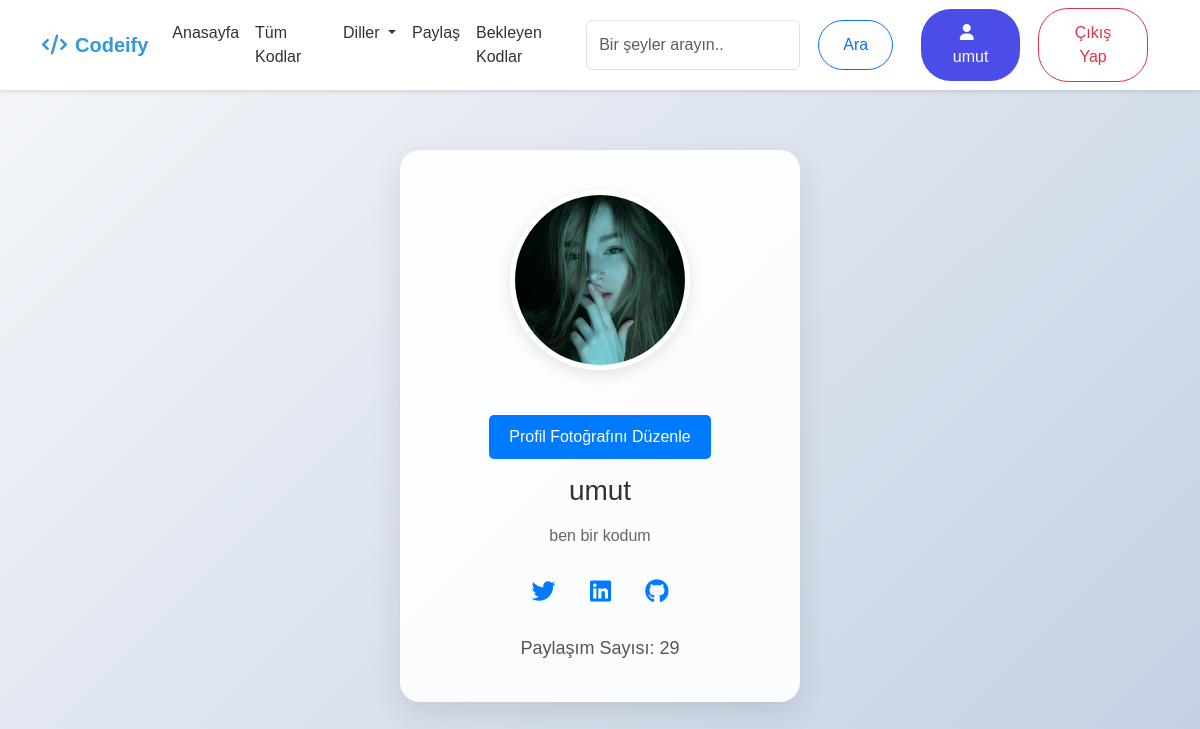
The app's page /profil/umut/ (signed in), older data.
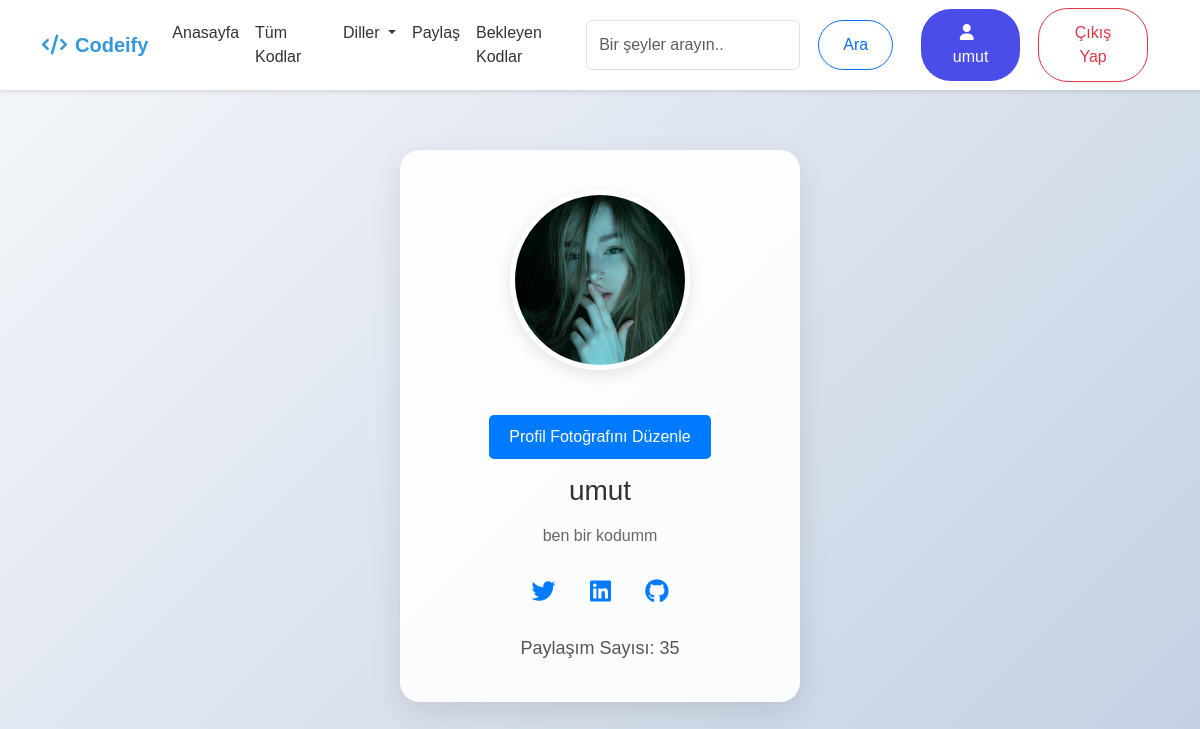
The same page, newer data.
### kodlar/models.py (models this page shows, shortened)
class Profil(models.Model):
    kullanici = models.ForeignKey(User, on_delete=models.CASCADE)
    motto = models.CharField(max_length=100, default="Henüz bir motto eklenmedi.")
    paylasim_sayisi = models.IntegerField(default=0)
    profil_fotografi = models.ImageField(upload_to='profil-resimleri', default='default.png')
    son_paylasim_zamani = models.DateTimeField(null=True, blank=True)
    class Meta:
        verbose_name = "Profil"
        verbose_name_plural = "Profiller"

### kodlar/views.py (the view)
# urls.py: path('profil/<str:user>/', profil, name='profil'),
def profil(request, user):
    kullanici = get_object_or_404(User, username=user)
    profil = get_object_or_404(Profil, kullanici=kullanici)
    return render(request, 'profil.html', {'profil': profil, 'kullanici': kullanici})

### templates/profil.html (shortened to what this page needs)
{% extends 'base.html' %}
{% block icerik %}
    {% if request.user.is_authenticated %}
    <div class="profile-card mt-5">
        <img id="profil-foto" src="{{ profil.profil_fotografi.url }}" alt="Profil Resmi">
        {% if profil.kullanici == request.user %}
        <button id="edit-photo-btn">Profil Fotoğrafını Düzenle</button>
        {% endif %}
        <h3>{{ profil.kullanici }}</h3>
        {% if profil.kullanici == request.user %}
            <p id="motto-text">{{ profil.motto }}</p>
        {% else %}
            <p>{{ profil.motto }}</p>
        {% endif %}
        <div class="social-links">
            <a href="#"><i class="fab fa-twitter"></i></a>
            <a href="#"><i class="fab fa-linkedin"></i></a>
            <a href="#"><i class="fab fa-github"></i></a>
        </div>
        <div class="mt-2">Paylaşım Sayısı: {{ profil.paylasim_sayisi }}</div>
    </div>
    {% else %}
        {% include 'yonlendirme.html' %}
    {% endif %}
{% endblock %}

Row changes from the older to the newer data that the page shows:
changed Profil "umut": motto "ben bir kodum" → "ben bir kodumm"; paylasim_sayisi "29" → "35"
